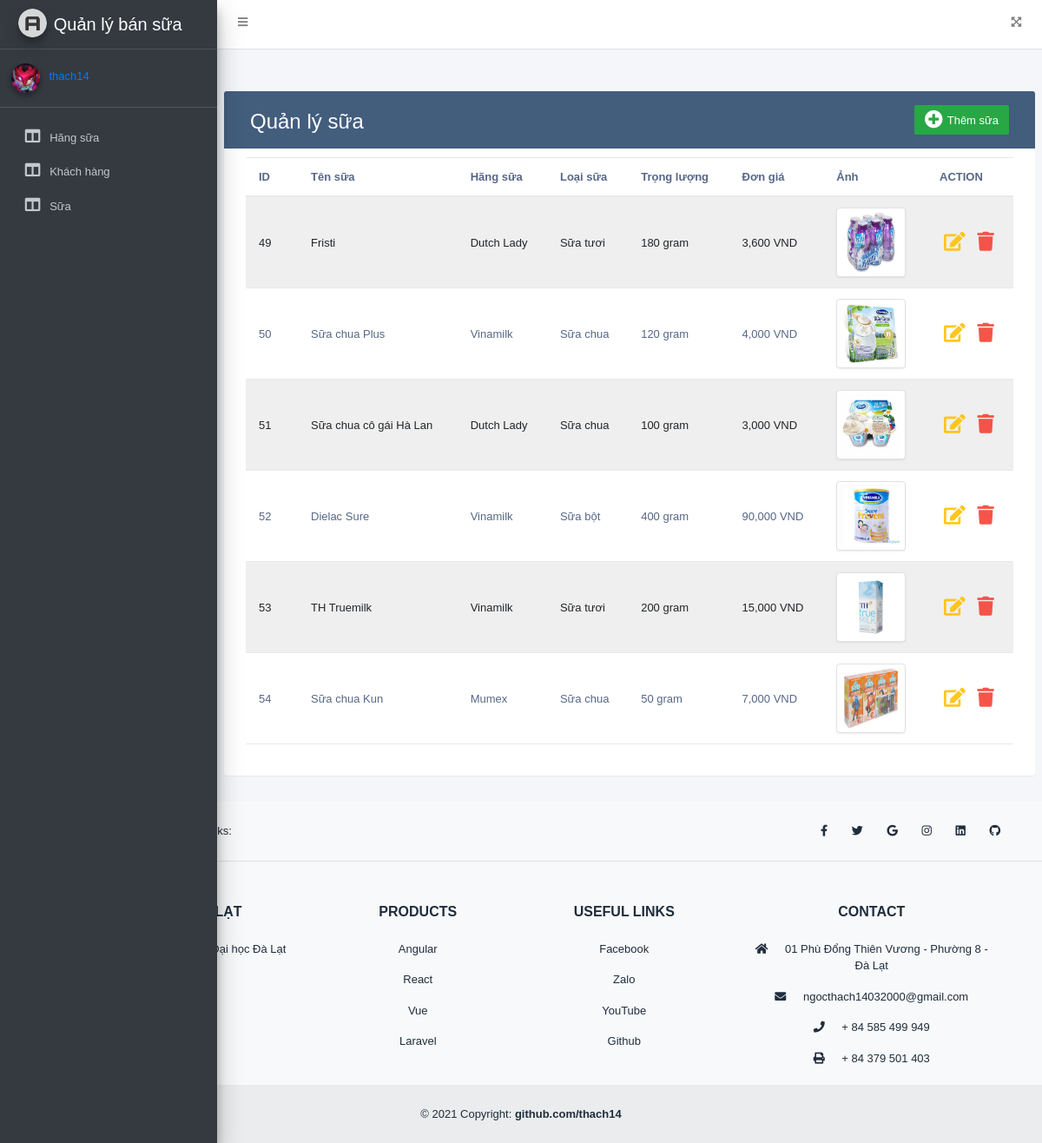
Page /sua/list.php on the committed database.
### tables this page shows
CREATE TABLE `sua` (
  `ID` int(20) NOT NULL,
  `TenSua` varchar(50) NOT NULL,
  `HangSua` varchar(50) NOT NULL,
  `LoaiSua` varchar(50) NOT NULL,
  `TrongLuong` varchar(50) NOT NULL,
  `DonGia` varchar(50) NOT NULL,
  `image_path` varchar(50) DEFAULT NULL
);

CREATE TABLE `hangsua` (
  `MaHS` varchar(50) NOT NULL,
  `TenHS` varchar(50) NOT NULL,
  `DiaChi` varchar(100) NOT NULL,
  `DienThoai` varchar(50) NOT NULL,
  `Email` varchar(50) NOT NULL
);

### sqlconnect/entity.php (called while the page is built, shortened)
<?php
include 'mysqlhelper.php';
abstract class Entity
{
    function __construct($db)
    {
        $this->mysql = new MySQLHelper("localhost", "root", "");
    }
}
?>

### sqlconnect/mysqlhelper.php (called while the page is built, shortened)
<?php
class MySQLHelper
{
    private $server;
    private $user;
    private $pass;
    private $conn;
    public function __construct($server = "localhost", $user = "root", $pass = "")
    {
        $this->server = $server;
        $this->user = $user;
        $this->pass = $pass;
    }
    public function OpenDB($db)
    {
        $this->conn = new mysqli($this->server, $this->user, $this->pass, $db);
    }
    public function MyQuery($query)
    {
        $result = $this->conn->query($query);
        return $result;
    }
    public function GetAll($table)
    {
        $sql = "select * from " . $table;
        $result = $this->conn->query($sql);
        return $result;
    }
}

### model/sua.php (called while the page is built, shortened)
<?php
if (file_exists('../sqlconnect/entity.php')) {
    require_once '../sqlconnect/entity.php';
}
class Sua extends Entity
{
    function GetAll()
    {
        return $this->mysql->GetAll("sua");
    }
}

### model/hangsua.php (called while the page is built, shortened)
<?php
require_once '../sqlconnect/entity.php';
class HangSua extends Entity
{
    function GetByID($id)
    {
        $query = "select * from hangsua where MaHS ='" . $id . "'";
        $result = $this->mysql->MyQuery($query);
        return mysqli_fetch_array($result);
    }
}

### sua/list.php (the view, shortened to what this page needs)
<!DOCTYPE html>
<html lang="en">
<head>
    <link rel="stylesheet" href="../adminlte/plugins/fontawesome-free/css/all.min.css">
    <link href="https://cdn.jsdelivr.net/npm/bootstrap@5.1.1/dist/css/bootstrap.min.css" rel="stylesheet"
>
    <link rel="stylesheet" href="../adminlte/dist/css/adminlte.min.css">
    <link rel="stylesheet" href="../style.css">
</head>
<body class="hold-transition sidebar-mini">
<div class="wrapper">
    <nav class="main-header navbar navbar-expand navbar-white navbar-light">
        <ul class="navbar-nav">
            <li class="nav-item">
                <a class="nav-link" data-widget="pushmenu" href="#" role="button"><i class="fas fa-bars"></i></a>
            </li>
        </ul>
        <ul class="navbar-nav ml-auto">
            <li class="nav-item">
                <a class="nav-link" data-widget="fullscreen" href="#" role="button">
                    <i class="fas fa-expand-arrows-alt"></i>
                </a>
            </li>
        </ul>
    </nav>
    <aside class="main-sidebar sidebar-dark-primary elevation-4">
        <a href="../admin.php" class="brand-link">
            <img src="../adminlte/dist/img/AdminLTELogo.png" alt="AdminLTE Logo"
                 class="brand-image img-circle elevation-3" style="opacity: .8">
            <span class="brand-text font-weight-light">Quản lý bán sữa</span>
        </a>
        <div class="user-panel mt-3 pb-3 mb-3 d-flex">
            <div class="image">
                <img src="../adminlte/dist/img/yone.jpg" class="img-circle elevation-2" alt="User Image">
            </div>
            <div class="info">
                <a href="../index.php" class="d-block">thach14</a>
            </div>
        </div>
        <div class="sidebar">
            <nav class="mt-2">
                <ul class="nav nav-pills nav-sidebar flex-column" role="menu">
                    <li class="nav-item">
                        <a href="../hangsua/list.php" class="nav-link">
                            <i class="nav-icon fas fa-columns"></i>
                            <p>
                                Hãng sữa
                            </p>
                        </a>
                    </li>
                    <li class="nav-item">
                        <a href="../khachhang/list.php" class="nav-link">
                            <i class="nav-icon fas fa-columns"></i>
                            <p>
                                Khách hàng
                            </p>
                        </a>
                    </li>
                    <li class="nav-item">
                        <a href="../sua/list.php" class="nav-link">
                            <i class="nav-icon fas fa-columns"></i>
                            <p>
                                Sữa
                            </p>
                        </a>
                    </li>
                </ul>
            </nav>
        </div>
    </aside>
    <div class="content-wrapper">
        <section class="content">
            <div class="container-fluid">
                <div class="row">
                    <div class="table-wrapper mt-5 col-12">
                        <div class="table-title">
                            <div class="row">
                                <div class="col-sm-6">
                                    <h2>Quản lý sữa</h2>
                                </div>
                                <div class="col-sm-6">
                                    <a href="#addEmployeeModal" class="btn btn-success float-right" data-toggle="modal"><i
                                                class="fa fa-plus-circle"
                                                aria-hidden="true"></i><span>Thêm sữa</span></a>
                                </div>
                            </div>
                        </div>
                        <table class="table table-striped table-hover">
                            <thead>
                            <tr>
                                <th>ID</th>
                                <th>Tên sữa</th>
                                <th>Hãng sữa</th>
                                <th>Loại sữa</th>
                                <th>Trọng lượng</th>
                                <th>Đơn giá</th>
                                <th>Ảnh</th>
                                <th>ACTION</th>
                            </tr>
                            </thead>
                            <tbody>
                            <?php
                            require_once '../model/sua.php';
                            require_once '../model/hangsua.php';
                            $sua = new Sua('cuahangsua');
                            $result = $sua->GetAll();
                            while ($row = mysqli_fetch_array($result)) {
                                $hangsua = new HangSua('cuahangsua');
                                $tenhs = $hangsua->GetByID($row['HangSua']);
                                ?>
                                <tr>
                                    <td><?php echo $row['ID']; ?></td>
                                    <td><?php echo $row['TenSua']; ?></td>
                                    <td><?php echo $tenhs['TenHS']; ?></td>
                                    <td><?php echo $row['LoaiSua']; ?></td>
                                    <td><?php echo $row['TrongLuong']; ?> gram</td>
                                    <td><?php echo number_format($row['DonGia']); ?> VND</td>
                                    <td><img class="img-thumbnail" src="<?php echo $row['image_path']; ?>" style="width: 80px;height: 80px"></td>
                                    <td>
                                        <a href="#editEmployeeModal" class="update edit" data-toggle="modal"
                                           data-id="<?php echo $row["ID"]; ?>"
                                           data-tensua="<?php echo $row["TenSua"]; ?>"
                                           data-hangsua="<?php echo $row["HangSua"]; ?>"
                                           data-loaisua="<?php echo $row["LoaiSua"]; ?>"
                                           data-trongluong="<?php echo $row["TrongLuong"]; ?>"
                                           data-dongia="<?php echo $row["DonGia"]; ?>"
                                           data-feature_path="<?php echo $row["image_path"]; ?>"
                                        >
                                            <i class="fas fa-edit"></i>
                                        </a>
                                        <a class="delete" data-id="<?php echo $row["ID"]; ?>"
                                           href="#deleteEmployeeModal"
                                           data-toggle="modal">
                                            <i class="fas fa-trash"></i></a>
                                    </td>
                                </tr>
                                <?php
                            }
                            ?>
                            </tbody>
                        </table>
                    </div>
                </div>
            </div>
        </section>
    </div>
<footer class="text-center text-lg-start bg-light text-muted">
  <section
    class="d-flex justify-content-center justify-content-lg-between p-4 border-bottom"
  >
    <div class="me-5 d-none d-lg-block">
      <span>Get connected with us on social networks:</span>
    </div>
    <div>
      <a href="" class="me-4 text-reset">
        <i class="fab fa-facebook-f"></i>
      </a>
      <a href="" class="me-4 text-reset">
        <i class="fab fa-twitter"></i>
      </a>
      <a href="" class="me-4 text-reset">
        <i class="fab fa-google"></i>
      </a>
      <a href="" class="me-4 text-reset">
        <i class="fab fa-instagram"></i>
      </a>
      <a href="" class="me-4 text-reset">
        <i class="fab fa-linkedin"></i>
      </a>
      <a href="" class="me-4 text-reset">
        <i class="fab fa-github"></i>
      </a>
    </div>
  </section>
  <section class="">
    <div class="container text-center text-md-start mt-5">
      <div class="row mt-3">
        <div class="col-md-3 col-lg-4 col-xl-3 mx-auto mb-4">
          <h6 class="text-uppercase fw-bold mb-4">
            <i class="fas fa-gem me-3"></i>ĐẠI HỌC ĐÀ LẠT
          </h6>
          <p>
            Trung tâm công nghệ thông tin Đại học Đà Lạt
          </p>
        </div>
        <div class="col-md-2 col-lg-2 col-xl-2 mx-auto mb-4">
          <h6 class="text-uppercase fw-bold mb-4">
            Products
          </h6>
          <p>
            <a href="#!" class="text-reset">Angular</a>
          </p>
          <p>
            <a href="#!" class="text-reset">React</a>
          </p>
          <p>
            <a href="#!" class="text-reset">Vue</a>
          </p>
          <p>
            <a href="#!" class="text-reset">Laravel</a>
          </p>
        </div>
        <div class="col-md-3 col-lg-2 col-xl-2 mx-auto mb-4">
          <h6 class="text-uppercase fw-bold mb-4">
            Useful links
          </h6>
          <p>
            <a href="www.facebook.com/fb.thach14" class="text-reset" target="_blank">Facebook</a>
          </p>
          <p>
            <a href="https://www.youtube.com/watch?v=fC4ugFlSDaM&t=8s" target="_blank" class="text-reset">Zalo</a>
          </p>
          <p>
            <a href=https://www.youtube.com/watch?v=fC4ugFlSDaM&t=8s" target="_blank" class="text-reset">YouTube</a>
          </p>
          <p>
            <a href="https://github.com/thach14" class="text-reset" target="_blank">Github</a>
          </p>
        </div>
        <div class="col-md-4 col-lg-3 col-xl-3 mx-auto mb-md-0 mb-4">
          <h6 class="text-uppercase fw-bold mb-4">
            Contact
          </h6>
          <p><i class="fas fa-home me-3"></i> 01 Phù Đổng Thiên Vương - Phường 8 - Đà Lạt</p>
          <p>
            <i class="fas fa-envelope me-3"></i>
            ngocthach14032000@gmail.com
          </p>
          <p><i class="fas fa-phone me-3"></i> + 84 585 499 949</p>
          <p><i class="fas fa-print me-3"></i> + 84 379 501 403</p>
        </div>
      </div>
    </div>
  </section>
  <div class="text-center p-4" style="background-color: rgba(0, 0, 0, 0.05);">
    © 2021 Copyright:
    <a class="text-reset fw-bold" href="https://github.com/thach14/">github.com/thach14</a>
  </div>
</footer>
</div>
</body>
</html>

### style.css (style rules this page uses)
body { color: #566787; background: #f5f5f5; font-family: 'Varela Round', sans-serif; font-size: 13px; }
.table-wrapper { background: #fff; padding: 20px 25px; margin: 30px 0; border-radius: 3px; box-shadow: 0 1px 1px rgba(0,0,0,.05); }
.table-title { padding-bottom: 15px; background: #435d7d; color: #fff; padding: 16px 30px; margin: -20px -25px 10px; border-radius: 3px 3px 0 0; }
.table-title h2 { margin: 5px 0 0; font-size: 24px; }
.table-title .btn { color: #fff; float: right; font-size: 13px; border: none; min-width: 50px; border-radius: 2px; border: none; outline: none !important; margin-left: 10px; }
.table-title .btn i { float: left; font-size: 21px; margin-right: 5px; }
.table-title .btn span { float: left; margin-top: 2px; }
table.table tr th, table.table tr td { border-color: #e9e9e9; padding: 12px 15px; vertical-align: middle; }
table.table tr th:first-child { width: 60px; }
table.table tr th:last-child { width: 100px; }
table.table-striped tbody tr:nth-of-type(odd) { background-color: #fcfcfc; }
table.table td:last-child i { opacity: 0.9; font-size: 22px; margin: 0 5px; }
table.table td a { font-weight: bold; color: #566787; display: inline-block; text-decoration: none; outline: none !important; }
table.table td a.edit { color: #FFC107; }
table.table td a.delete { color: #F44336; }
table.table td i { font-size: 19px; }

### rows in the picture
sua: ID "49", TenSua "Fristi", HangSua.TenHS "Dutch Lady", LoaiSua "Sữa tươi", TrongLuong "180", DonGia "3,600", image_path (picture)
sua: ID "50", TenSua "Sữa chua Plus", HangSua.TenHS "Vinamilk", LoaiSua "Sữa chua", TrongLuong "120", DonGia "4,000", image_path (picture)
sua: ID "51", TenSua "Sữa chua cô gái Hà Lan", HangSua.TenHS "Dutch Lady", LoaiSua "Sữa chua", TrongLuong "100", DonGia "3,000", image_path (picture)
sua: ID "52", TenSua "Dielac Sure", HangSua.TenHS "Vinamilk", LoaiSua "Sữa bột", TrongLuong "400", DonGia "90,000", image_path (picture)
sua: ID "53", TenSua "TH Truemilk", HangSua.TenHS "Vinamilk", LoaiSua "Sữa tươi", TrongLuong "200", DonGia "15,000", image_path (picture)
sua: ID "54", TenSua "Sữa chua Kun", HangSua.TenHS "Mumex", LoaiSua "Sữa chua", TrongLuong "50", DonGia "7,000", image_path (picture)
